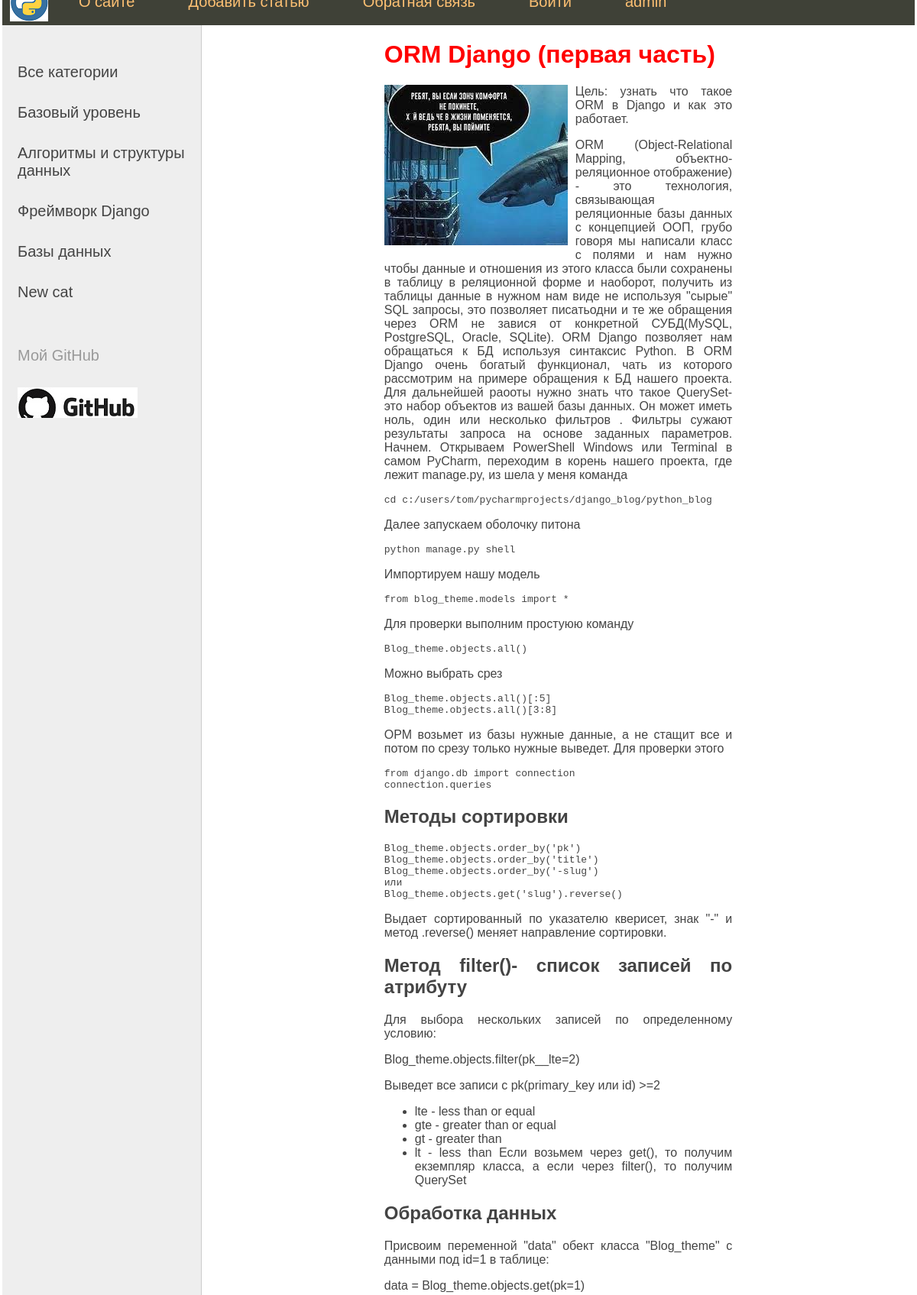
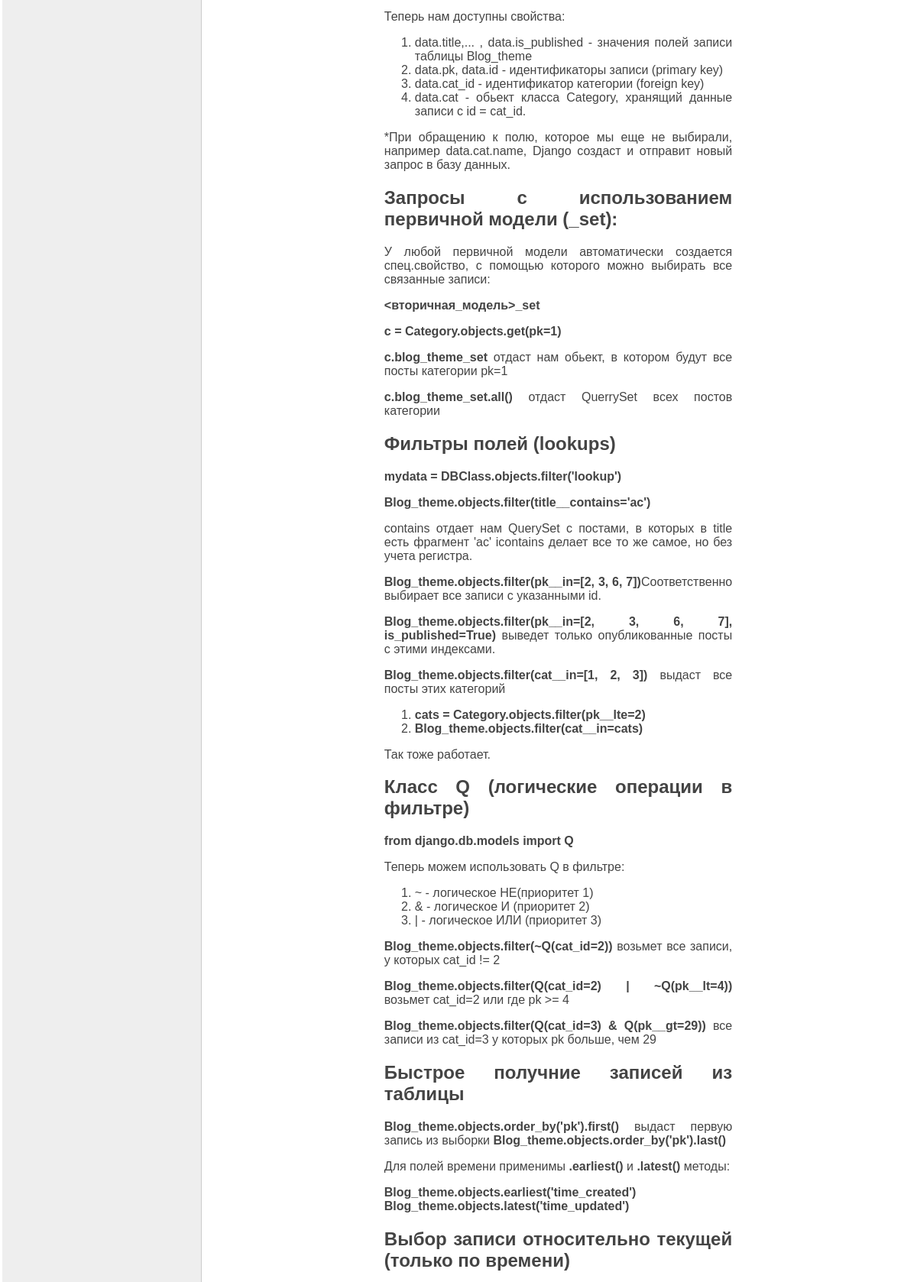
The app's page /post/orm-django-pervaya-chast/ (upper part) with its own data (2 pictures, top to bottom).
### blog_theme/models.py (models this page shows, shortened)
class Category(models.Model):
    name = models.CharField(max_length=100, db_index=True, verbose_name='Раздел')
    slug = models.SlugField(max_length=255, unique=True, db_index=True, verbose_name='URL')
    def get_absolute_url(self):
        return reverse('category', kwargs={'cat_slug': self.slug})
    class Meta:
        verbose_name = 'Раздел:'
        verbose_name_plural = 'Разделы:'
        ordering = ['id']

class Blog_theme(models.Model):
    title = models.CharField(max_length=255, verbose_name='Заголовок')
    slug = models.SlugField(max_length=255, unique=True, db_index=True, verbose_name='URL')
    content = MDTextField()
    photo = models.ImageField(upload_to="photos/%Y/%m/%d", verbose_name='Фото')
    time_created = models.DateTimeField(auto_now_add=True, verbose_name='Создано')
    time_updated = models.DateTimeField(auto_now=True, verbose_name='Изменено')
    is_published = models.BooleanField(default=True, verbose_name='Опубликованно')
    cat = models.ForeignKey('Category', on_delete=models.PROTECT, verbose_name='Раздел')
    def __str__(self):
        return self.title
    class Meta:
        verbose_name = 'Темы:'
        verbose_name_plural = 'Темы:'

### blog_theme/views.py (the view)
# urls.py: path('post/<slug:post_slug>/', ShowPost.as_view(), name='post'),
class ShowPost(DetailView):
    model = Blog_theme
    template_name = 'blog_theme/post.html'
    slug_url_kwarg = 'post_slug'
    context_object_name = 'post'
    def get_context_data(self, *, object_list=None, **kwargs):
        context = super().get_context_data(**kwargs)
        context['title'] = context['post']
        return context

### blog_theme/templatetags/blog_theme_tags.py (called while the page is built)
@register.inclusion_tag('blog_theme/list_categories.html')
def show_categories(sort=None, cat_selected=0):
    if not sort:
        cats = Category.objects.all()
    else:
        cats = Category.objects.order_by(sort)
    return {'cats': cats, 'cat_selected': cat_selected}

@register.simple_tag()
def get_menu():
    menu = [{'title': 'О сайте', 'url_name': 'about'},
            {'title': 'Добавить статью', 'url_name': 'add_page'},
            {'title': 'Обратная связь', 'url_name': 'contact'},
            {'title': 'Войти', 'url_name': 'login'},
            ]
    return menu

### blog_theme/templates/blog_theme/post.html
{% extends 'blog_theme/base.html' %}
{% load markdownify %}
{% block content %}
<h1>{{post.title}}</h1>
{% if post.photo %}
<p><img class="img-article-left" src="{{post.photo.url}}"></p>
{% endif %}
{{ post.content|markdownify }}
{% endblock %}

### blog_theme/templates/blog_theme/list_categories.html
{% if cat_selected == 0 %}
			<li class="selected">Все категории</li>
{% else %}
			<li><a href="{% url 'home' %}">Все категории</a></li>
{% endif %}
{% for c in cats %}
	{% if c.slug == cat_selected %}
			<li class="selected">{{c.name}}</li>
	{% else %}
			<li><a href="{{ c.get_absolute_url }}">{{c.name}}</a></li>
	{% endif %}
{% endfor %}

### blog_theme/static/blog_theme/css/styles.css (style rules this page uses)
html, body { font-family: 'Arial'; margin: 0; padding: 0; height: 100%; width: 100%; color: #444; }
h1 { color: red; }
a { color: #0059b2; text-decoration: none; }
img { max-width: 600px; height: auto; }
img.img-article-left { max-width: 300px; height: auto; float: left; padding: 0 10px 10px 0; }
.left-chapters ul li { margin: 30px 0 0 0; color: #999; }
.left-chapters ul li a { color: #444; text-decoration: none; }

### records on screen
Category: name "Базовый уровень"
Category: name "Алгоритмы и структуры данных"
Category: name "Фреймворк Django"
Category: name "Базы данных"
Category: name "New cat"
Blog_theme: title "ORM Django (первая часть)", photo (picture), content "Цель: узнать что такое ORM в Django и как это работает. ORM (Object-Relational Mapping, объектно-реляционное отображение) - это технология, связывающая реляционные базы данных с концепцией ООП, грубо говоря мы написали класс с полями и нам нужно чтобы данные и отношения из этого класса были сохранены в таблицу в реляционной форме и наоборот, получить из таблицы данные в нужном нам виде не используя \"сырые\" SQL запросы, это позволяет писатьодни и те же обращения через ORM не завися от конкретной СУБД(MySQL, PostgreSQL, Oracle, SQLite). ORM Django позволяет нам обращаться к БД используя синтаксис Python. В ORM Django очень богатый функционал, чать из которого рассмотрим на примере обращения к…"
